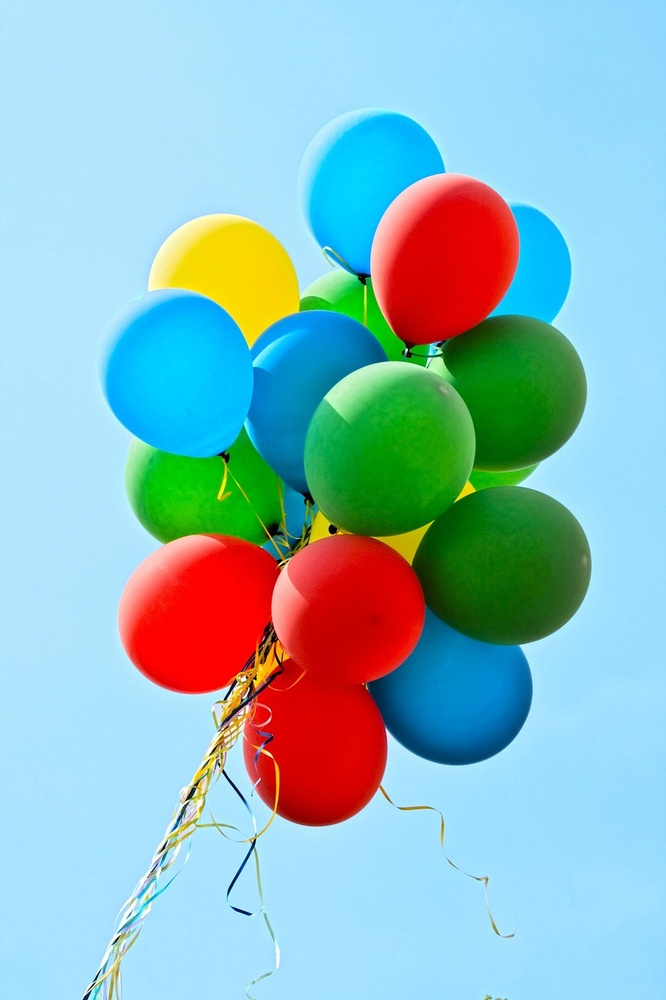
#> input picture balloons.jpg, 666 x 1000 px, shrunk from 853 x 1280 before the run
$ python ImageComp.py
#> lines starting #> are read from the running program, lines starting #| are printed output that depends on the picture
"Import Libraries"
# Linear Algebra
import numpy as np
from numpy import ndarray
# Image Processing
from skimage import io
from skimage.color import rgb2gray
from skimage.util import img_as_float
# Visualization
import matplotlib.pyplot as plt
from dataclasses import dataclass
# Authors: Raphael Zeldin, Owen Barnes

@dataclass(slots=True)
class SVDForm:
    A: np.ndarray
    U:  np.ndarray
    S:  np.ndarray
    Vh: np.ndarray

    @classmethod
    def from_matrix(cls, A: np.ndarray, full_matrices: bool = False) -> "SVDForm":
        U, S, Vh = np.linalg.svd(A, full_matrices=full_matrices)
        return cls(A=A, U=U, S=S, Vh=Vh)


def matrix_normalization(path, print=False):
    """
    Load an image from path and convert it to a normalized grayscale matrix.
    If print=False, then do not display the image conversion to the user.
    """
#> called with path = 'balloons.jpg', print = True
    # https://scikit-image.org/docs/0.24.x/api/skimage.html
    # 1. Load the path and extract image.
    img = io.imread(path)
#> img is the input picture: shape (1000, 666, 3); mean R, G, B 141.3, 184.9, 190.5

    # 2. Normalize, convert image to float64 and scale between [0,1].
    img_float = img_as_float(img)

    # 2. Make grayscale.
    # Check if already grayscale
    if img_float.ndim == 2:
        A = img_float
    # Otherwise convert to grayscale
    else:
        # Handle RGBA by removing alpha channel if it exists
        A = rgb2gray(img_float[:, :, :3])
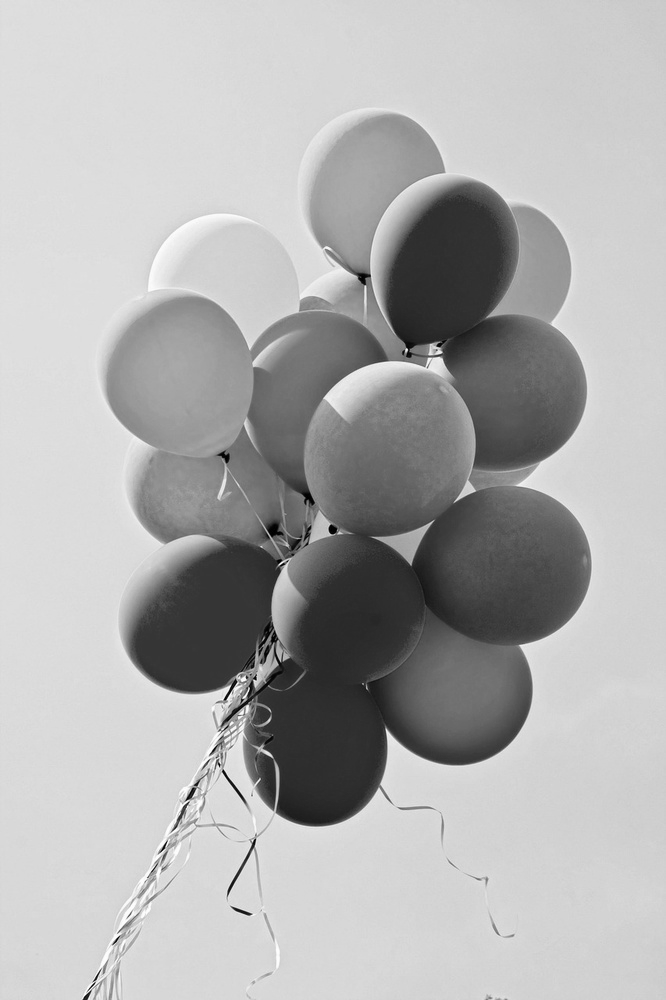
#> A: shape (1000, 666) float64; min 0, max 0.998, mean 0.69

    if (print):
        # 3. Display converted image.
        fig, axes = plt.subplots(1, 2, figsize=(12, 6))
        axes[0].imshow(img)
        axes[0].set_title("Original")
        axes[0].axis('off')

        axes[1].imshow(A, cmap='gray')
        axes[1].set_title("Grayscale")
        axes[1].axis('off')
        plt.show()

    # 4. Return array of normalized floats
    return A


def orthogonality_check(svd):
    """
    Check for orthogonality by comparing products to identity matrices of same size.
    For any orthonormal matrix Q, Q^TQ=I.
    For compact SVD, U is m x r and and Vh is r x n.
    Hence, UtU = I_r and VVt = I_r.
    """
    # 1. Extract svd form
    # https://numpy.org/doc/stable/reference/generated/numpy.linalg.svd.html
    # U, S, Vh = np.linalg.svd(array) # full svd
    UtU = svd.U.T @ svd.U
    VtV = svd.Vh @ svd.Vh.T
    # U  -> Unitary Matrix, Orthonormal
    # S  -> Diagonal of Σ, contains σ_i
    # Vh -> V^H, Hermitian

    # 2. Make Identity Matrices for comparison
    # https://numpy.org/devdocs/reference/generated/numpy.eye.html
    I_u = np.eye(UtU.shape[0])  # Create I of size u for comparison
    I_v = np.eye(VtV.shape[0])  # Create I of size v for comparison

    # 3. Check if close
    # https://numpy.org/devdocs/reference/generated/numpy.isclose.html
    # Strict Tolerance
    is_u_close = np.allclose(UtU, I_u)
    is_v_close = np.allclose(VtV, I_v)

    # Relaxed tolerance
    # is_u_close = np.allclose(UtU, I_u, atol=1e-5)
    # is_v_close = np.allclose(VtV, I_v, atol=1e-5)

    # 4. Compute distance between each matrix and identity matrix
    # https://numpy.org/doc/2.1/reference/generated/numpy.linalg.norm.html
    print("||UtU - I_u||:", np.linalg.norm(UtU - I_u))
    print("||VVt - I_v||:", np.linalg.norm(VtV - I_v))
    print("U numerically orthogonal:", is_u_close)
    print("V numerically orthogonal:", is_v_close)


def visualize_svd(svd):
    """
    Visualize the SVD transformation on test vector s_bar.
    Each step is shown in a 2D orthonormal basis built via Gram-Schmidt from the
    input and output vectors. The input vector is aligned to the x-axis.
    Each panel uses a different local basis, so angles and lengths are not directly
    comparable across panels.
    """
    m, n = svd.A.shape  # m = row, n = col
    U, S, Vh = svd.U, svd.S, svd.Vh
    r = len(S)  # r = rank
    s_bar = np.ones(n, dtype=float)  # test vector <1,1,...,1>
    Sigma = np.diag(S)

    v_1 = Vh @ s_bar
    v_2 = Sigma @ v_1
    v_3 = U @ v_2

    def vec_angle(v_b, v_a):
        nb = np.linalg.norm(v_b)
        na = np.linalg.norm(v_a)

        # guard against zero vectors
        if nb < 1e-10 or na < 1e-10:
            return 0.0

        # cosine formula
        cos_theta = np.dot(v_b, v_a) / (nb * na)

        # numerical stability
        cos_theta = np.clip(cos_theta, -1.0, 1.0)

        return np.degrees(np.arccos(cos_theta))

    def length_change_perc(v_b, v_a):
        length_before = np.linalg.norm(v_b)
        length_after = np.linalg.norm(v_a)
        if length_before < 1e-10:
            pct_change = 0.0
        else:
            pct_change = ((length_after - length_before) / length_before) * 100
        if abs(pct_change) < 1e-5:
            pct_change = 0.0
        return pct_change

    angle1 = vec_angle(s_bar, v_1)
    angle2 = vec_angle(v_1, v_2)
    # angle3 = vec_angle(v_2, v_3)
    angle3 = None

    scale1 = length_change_perc(s_bar, v_1)
    scale2 = length_change_perc(v_1, v_2)
    scale3 = length_change_perc(v_2, v_3)

    def normalize(v):
        # turn any vector into a unit vector
        norm = np.linalg.norm(v)
        if norm < 1e-10:  # check if its a zero vector
            # return a zero vector of the same shape to avoid divbyzero
            return np.zeros_like(v)
        return v / norm

    def ON_basis(v_b, v_a):
        # perform Gram-Schmidt to build orthonormal 2D basis
        q1 = normalize(v_b)
        v_perp = v_a - (q1.T @ v_a) * q1
        # guard against collinear v_before, v_after
        # if the perpendicular vector is 0, use standard basis.
        if np.linalg.norm(v_perp) < 1e-10:
            e = np.zeros_like(q1)
            e[0] = 1.0
            if len(q1) > 1 and abs(q1.T @ e) > 0.9:
                e[0] = 0.0
                e[1] = 1.0
            v_perp = e - (q1.T @ e) * q1
        q2 = normalize(v_perp)  # otherwise use gram schmidt
        return np.column_stack([q1, q2])

    def embed(v, dim):
        E = np.zeros(dim, dtype=float)  # build a new zeros matrix of size dim
        E[:len(v)] = v  # embed the vector in the first column
        return E

    def get_panel_coords(v_before, v_after, dim):
        v_b = embed(v_before, dim)
        v_a = embed(v_after, dim)
        # construct orthonormal basis
        basis = ON_basis(v_b, v_a)
        # project onto plane
        c_before = basis.T@v_b
        c_after = basis.T@v_a
        return c_before, c_after

    # Construct vectors within 2d coordinate system
    # Panel 1: Apply V^H (rotation): s -> V^H s
    p1_s, p1_v1 = get_panel_coords(s_bar, v_1, n)

    # Panel 2: Apply Σ (scaling): V^H s -> Σ V^H s
    p2_v1, p2_v2 = get_panel_coords(v_1, v_2, r)

    # Panel 3: Apply U (rotation): Σ V^H s -> U Σ V^H s
    p3_v2, p3_v3 = get_panel_coords(v_2, v_3, m)

    panels = [
        (p1_s, p1_v1, angle1, scale1,
         r"$\bar{s}$", r"$V^H \bar{s}$", r"Rotation by $V^H$"),

        (p2_v1, p2_v2, angle2, scale2,
         r"$V^H \bar{s}$", r"$\Sigma V^H \bar{s}$", r"Scaling by $\Sigma$"),

        (p3_v2, p3_v3, angle3, scale3,
         r"$\Sigma V^H \bar{s}$", r"$U \Sigma V^H \bar{s}$", r"Rotation by $U$")
    ]

    # build plot
    fig, axes = plt.subplots(1, 3, figsize=(15, 5))

    # draw the plots
    # extract relevant information from each panel.
    for ax, (v_b, v_a, angle, scale, label_b, label_a, title) in zip(axes, panels):
        projangle = vec_angle(v_b, v_a)   # calculate the angle change
        # calculate the length change
        projpct_change = length_change_perc(v_b, v_a)
        angle_text = "N/A" if angle is None else f"{angle:.1f}°"
        info = plt.Line2D(
            [],
            [],
            linestyle='none',
            label=(f"Original Basis:\n"
                   f"$\\Delta L$ = {scale:.1f}%\n"
                   f"$\\Delta \\theta$ = {angle_text}\n\n"
                   f"2D Basis:\n"
                   f"$\\Delta L$ = {projpct_change:.1f}%\n"
                   f"$\\Delta \\theta$ = {projangle:.1f}°"))
        # determine plot limits based on vector magnitude, with some padding
        limit = max(np.linalg.norm(v_b), np.linalg.norm(v_a), 1) * 1.2
        # draw vectors from (0,0) to (vector_x,vector_y)
        ax.quiver(0, 0, v_b[0], v_b[1], angles='xy', scale_units='xy',
                  scale=1, color='red', label=f"Before: {label_b}", alpha=0.7)
        ax.quiver(0, 0, v_a[0], v_a[1], angles='xy', scale_units='xy',
                  scale=1, color='blue', label=f"After: {label_a}", alpha=0.4)
        # format axis
        ax.set_xlim(-limit, limit)
        ax.set_ylim(-limit, limit)
        ax.set_aspect('equal')
        ax.axhline(0, color='black', lw=0.5)
        ax.axvline(0, color='black', lw=0.5)
        ax.grid(True, linestyle='--', alpha=0.5)
        handles, labels = ax.get_legend_handles_labels()
        handles.append(info)
        labels.append(info.get_label())
        ax.legend(handles, labels, fontsize='small')
        ax.set_title(title, fontsize=12)

    # display plots to user.
    plt.tight_layout()
    plt.show()

# Helper Function


def part4_5_grapher(title, array: ndarray, U: ndarray, S: ndarray, Vh: ndarray, LOG_SCALE: tuple):
    # Makes the Frobenius norm of A so it isn't calculated every iteration
    #  ||A||_F = sqrt{ sum_{i=1}^m sum_{j=1}^n |a_{ij}|^2 }
    A_frobenius = np.linalg.norm(array, 'fro')

    # Calculates the constant denominator for Energy(k) to reduce # calculations
    energy_denominator_sum = np.sum(S ** 2)

    # Makes a number of subplots equal to the length of LOG_SCALE
    fig, axes = plt.subplots(1, len(LOG_SCALE), figsize=(16, 4))

    # Loops through the values in LOG_SCALE and assigns the values index to i & the value to k
    for i, k in enumerate(LOG_SCALE):
        # Calculates A_k using:
        # ∑^k_{i=1} (σ_i u_i v^T)
        A_k = (U[:, :k] * S[:k]) @ Vh[:k, :]

        # Calculate the relative error using:
        # Error = (||A − A_k||_F) / (||A||_F)
        rel_error = np.linalg.norm(array - A_k, 'fro') / A_frobenius
        # Calculate the energy using:
        # Energy(k) = (∑^k_{i=1} σ^2_i) / (∑^n_{i=1} σ^2_i)
        energy_k = np.sum(S[:k] ** 2) / energy_denominator_sum

        # Add relative error and energy to the top of each plot
        axes[i].set_title(
            f"k = {k}\nError: {rel_error:.4e}\nEnergy: {energy_k:.4e}"
        )

        # Print metrics to console for not fancy viewing
        print(
            f"k = {k:>4} | Relative Error: {rel_error:.4e} | Energy: {energy_k:.4e}")

        # Plot A_k to one of the sub-graphs from above
        axes[i].imshow(A_k, cmap='gray')
        axes[i].axis('off')

    # Plot making and construction
    plt.suptitle(title, fontsize=14)
    plt.tight_layout()
    plt.show()


def spectral_analysis_and_error_quantification(svd):
    # Re-make the matrices U, S, Vh & Σ_i
    array, U, S, Vh = svd.A, svd.U, svd.S, svd.Vh

    # Tuple to iterate through the different LOG scales
    LOG_SCALE = (1, 10, 50, 100)  # can remove 71 for final submission

    # Plot singular values on a log scale
    fig, ax = plt.subplots(figsize=(10, 4))

    # ax.semilogy(S, color='steelblue')
    ax.semilogy(range(1, len(S)+1), S, color='steelblue',
                linewidth=2)  # begin at \sigma_1
    # Title/Axis Labels
    ax.set_title(r"Singular Value Spectrum Analysis (Log Scale)")
    ax.set_xlabel(r"index $i$")
    ax.set_ylabel(r"$\sigma_i$")
    ax.set_xticks(np.arange(0, len(S)+1, 100))  # more ticks
    ax.grid(True, which='major', linestyle='--', alpha=0.5)  # declutter
    # Other Configurations before making the graph
    # ax.grid(True, which='both', linestyle='--', alpha=0.6)
    ax.spines['top'].set_visible(False)
    ax.spines['right'].set_visible(False)
    plt.tight_layout()
    plt.show()

    part4_5_grapher(r"Rank-k Approximations $(A_k)$",
                    array, U, S, Vh, LOG_SCALE)


def compression_ratio(svd):
    # Re-make U, S & Vh again part 3
    array, U, S, Vh = svd.A, svd.U, svd.S, svd.Vh
    # ε = 0.001
    epsilon = 1e-3
    # m = num rows  |  n = num cols
    m, n = array.shape

    # ||A - A_k||_2 = σ_{k+1}, so find smallest k where σ_{k+1} < ε
    indices = np.where(S < epsilon * S[0])[0]
    k = indices[0] if len(indices) > 0 else len(S)

    # Calculate the compression ratio (CR) using:
    # CR = (m × n) / (k(m + n + 1))
    CR = (m*n)/(k*(m+n+1))

    # Prints out the optimal k value and the CR
    print(f"Optimal k: {k}")
    print(f"Compression Ratio: {CR:.4e}")

    original_img_k_val = min(m, n)
    part4_5_grapher(f"Optimal k-Value vs. Original Photo",
                    array, U, S, Vh, (k, original_img_k_val))


file_path = "balloons.jpg"
image_array = matrix_normalization(file_path, print=True)
# if full_matrices=True, will use full SVD form.
compactSVD = SVDForm.from_matrix(image_array, full_matrices=False)
#> in from_matrix, `U, S, Vh = np.linalg.svd(A, full_matrices=full_matrices)`:
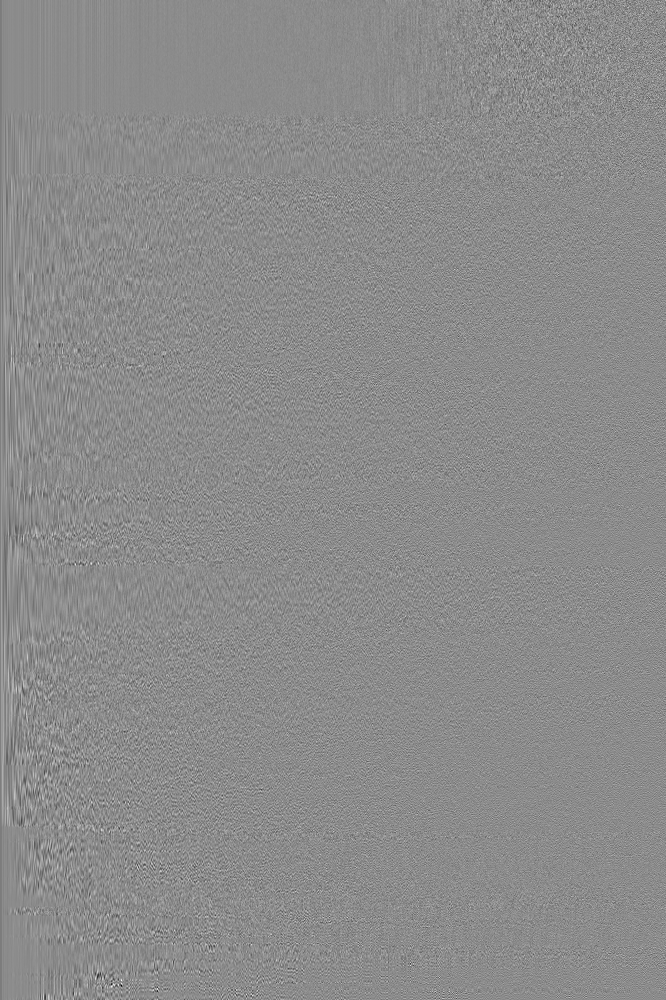
#> U: shape (1000, 666) float64; min -0.347, max 0.286, mean -4.14e-05; drawn with min black and max white
#> in from_matrix, `U, S, Vh = np.linalg.svd(A, full_matrices=full_matrices)`:
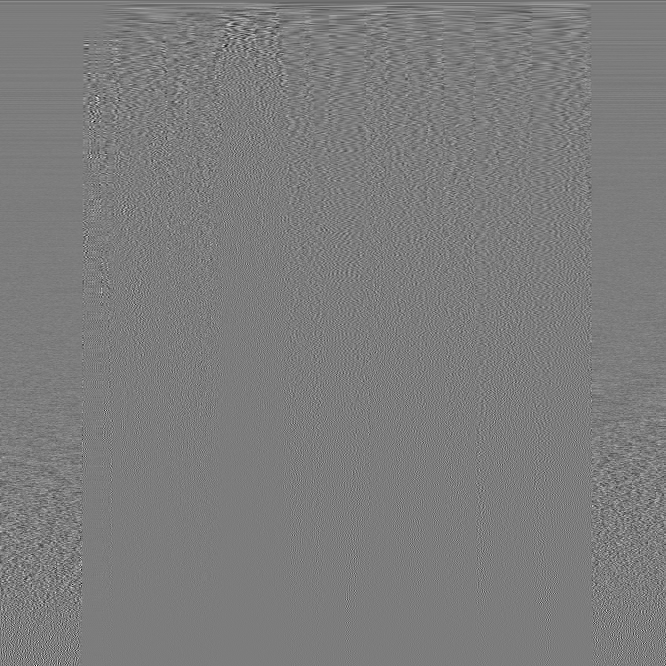
#> Vh: shape (666, 666) float64; min -0.366, max 0.382, mean -6.63e-05; drawn with min black and max white
#> in from_matrix, `U, S, Vh = np.linalg.svd(A, full_matrices=full_matrices)`: S = 666 values, max 579.1 at index 0, min 0.013 at index 665, mean 2.24

print("A shape:", image_array.shape)
#| A shape: (1000, 666)
print("U shape:", compactSVD.U.shape)
#| U shape: (1000, 666)
print("S shape:", compactSVD.S.shape)
#| S shape: (666,)
print("Vh shape:", compactSVD.Vh.shape)
#| Vh shape: (666, 666)

orthogonality_check(compactSVD)
visualize_svd(compactSVD)
#> in visualize_svd, `plt.show()`:
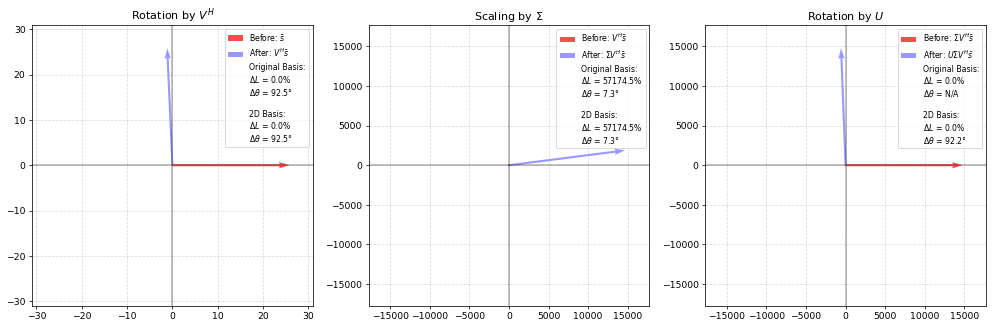
#> figure drawn by matplotlib, 3 panels
spectral_analysis_and_error_quantification(compactSVD)
#> in spectral_analysis_and_error_quantification, `plt.show()`:
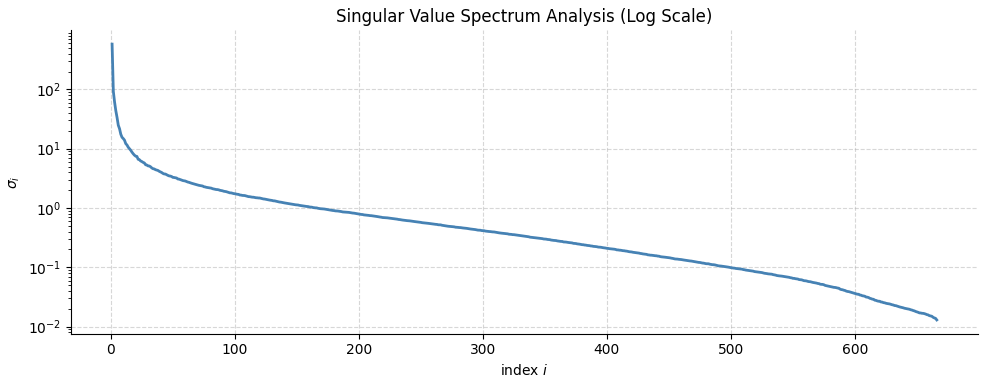
#> figure drawn by matplotlib, 1 panel; curve peaks at x = 1, y = 579.1
#> in part4_5_grapher, `plt.show()`:
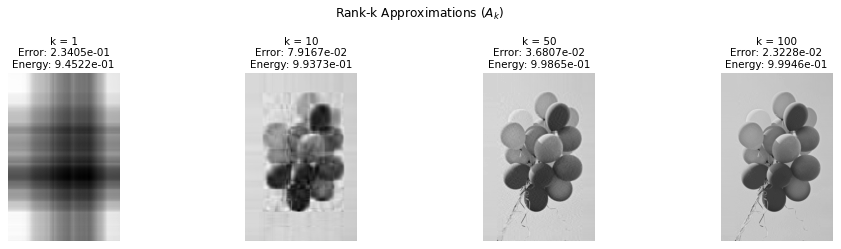
#> figure drawn by matplotlib, 4 panels
compression_ratio(compactSVD)
#> call 2 of part4_5_grapher, with title = 'Optimal k-Value vs. Original Photo', S = array of shape (666,), LOG_SCALE = (248, 666)
#> in part4_5_grapher (call 2), `plt.show()`:
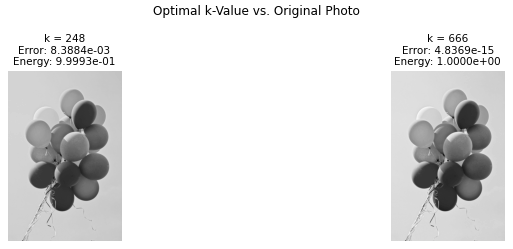
#> figure drawn by matplotlib, 2 panels
